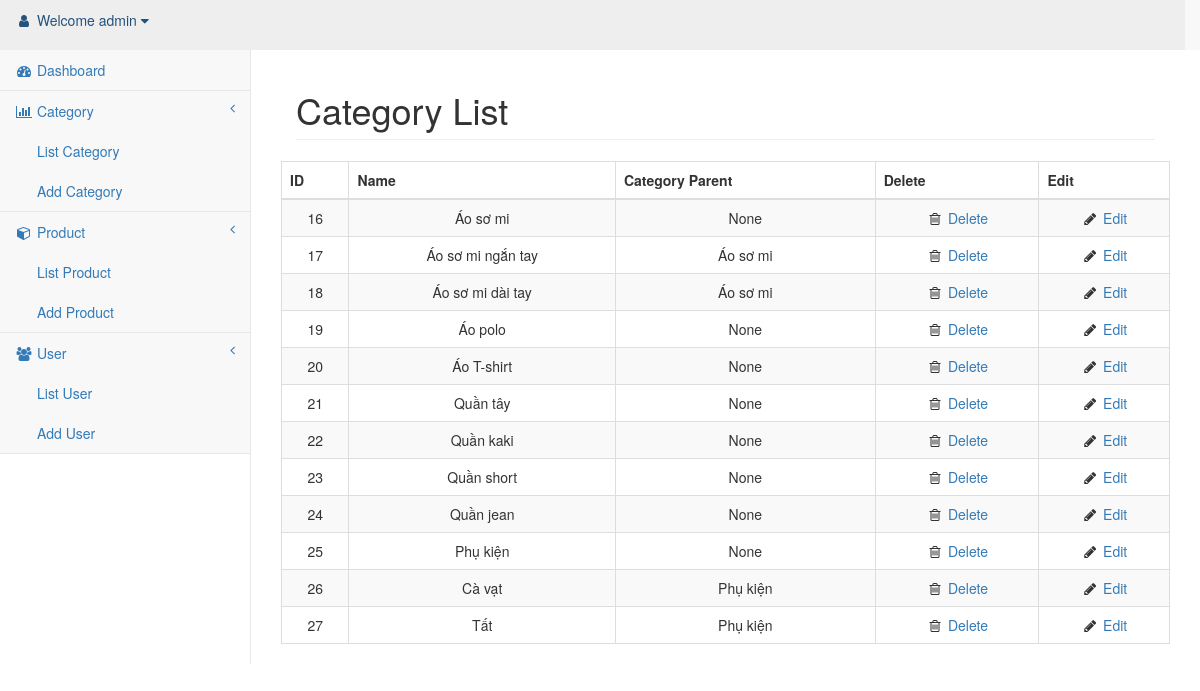
Screenshot of /admin/list_cate.php (signed in) with the database file from the repository.
### tables this page shows
CREATE TABLE `cates` (
  `id` int(10) UNSIGNED NOT NULL,
  `name` varchar(255) NOT NULL,
  `alias` varchar(255) NOT NULL,
  `order` int(11) NOT NULL,
  `parent_id` int(11) NOT NULL,
  `keywords` varchar(255) NOT NULL,
  `description` varchar(255) NOT NULL,
  `created_at` timestamp NOT NULL,
  `updated_at` timestamp NOT NULL
);

### controllers/AdminPageController.php (called while the page is built, shortened)
<?php
require_once("../models/Cate.php");
class AdminPageController{
	public function viewListCatePage(){
		$cates = Cate::getAllCate();
		include_once('../views/admin/pages/list_cate.php');
	}
}
?>

### models/Cate.php (called while the page is built, shortened)
<?php
require_once(dirname(__DIR__)."/models/Database.php");
class Cate {
	public static function getAllCate() {
		$sql="select * from cates";
		$cates = Database::selectAll($sql);
		return $cates;
	}
	public static function getParentName($parent_id){
		$sql="select name from cates where id='".$parent_id."'";
		$parent_name= Database::select($sql);
		return $parent_name['name'];
	}
}
?>

### models/Database.php (called while the page is built, shortened)
<?php
class Database{
	private static $conn=null;
	private static function connect(){
		$dbInfo = "mysql:host=127.0.0.1;dbname=online_shop";
		$sqlUsername = "root";
		$sqlPassword = "123456";
		try {
			self::$conn = new PDO($dbInfo,$sqlUsername,$sqlPassword);
			self::$conn->setAttribute(PDO::ATTR_ERRMODE,PDO::ERRMODE_EXCEPTION);
			self::$conn->query('SET NAMES "utf8"');
		} catch (PDOException $e) {
			echo "Failed to connect to database". $e->getMessage();
		}
	}
	public static function select($sql){
		self::connect();
		$stmt=self::$conn->prepare($sql);
		$stmt->execute();
		$stmt->setFetchMode(PDO::FETCH_ASSOC);
		$result = $stmt->fetch();
		return $result;
	}
	public static function selectAll($sql){
		self::connect();
		$stmt=self::$conn->prepare($sql);
		$stmt->execute();
		$stmt->setFetchMode(PDO::FETCH_ASSOC);
		$result = $stmt->fetchAll();
		self::$conn=null;
		return $result;
	}
}
?>

### views/admin/pages/list_cate.php (the view)
<table class="table table-striped table-bordered table-hover" id="dataTables-example">
    <thead>
        <tr align="center">
            <th>ID</th>
            <th>Name</th>
            <th>Category Parent</th>
            <th>Delete</th>
            <th>Edit</th>
        </tr>
    </thead>
    <tbody>
        <?php foreach($cates as $cate){ ?>
        <tr class="odd gradeX" align="center">
            <td><?php echo $cate["id"] ?></td>
            <td><?php echo $cate["name"] ?></td>
            <td>
                <?php
                if($cate["parent_id"]==0)
                    echo "None";
                else{
                    $parent_name=Cate::getParentName($cate["parent_id"]);
                    echo $parent_name;
                }
                ?>
            </td>
            <td class="center"><i class="fa fa-trash-o  fa-fw"></i><a onclick="return confirm('Are you sure?')"
            <?php echo "href='../routes/admin/delete_cate.php?id=".$cate['id']."'" ?>
            > Delete</a></td>
            <td class="center"><i class="fa fa-pencil fa-fw"></i> <a
            <?php echo "href='edit_cate.php?id=".$cate['id']."'" ?>
            > Edit</a></td>
        </tr>
        <?php } ?>
    </tbody>
</table>

### public/admin/css/sb-admin-2.css (style rules this page uses)
body { background-color: #f8f8f8; }

### rows the page displays
cates: id "16", name "Áo sơ mi", parent_id "None"
cates: id "17", name "Áo sơ mi ngắn tay", parent_name "Áo sơ mi"
cates: id "18", name "Áo sơ mi dài tay", parent_name "Áo sơ mi"
cates: id "19", name "Áo polo", parent_id "None"
cates: id "20", name "Áo T-shirt", parent_id "None"
cates: id "21", name "Quần tây", parent_id "None"
cates: id "22", name "Quần kaki", parent_id "None"
cates: id "23", name "Quần short", parent_id "None"
cates: id "24", name "Quần jean", parent_id "None"
cates: id "25", name "Phụ kiện", parent_id "None"
cates: id "26", name "Cà vạt", parent_name "Phụ kiện"
cates: id "27", name "Tất", parent_name "Phụ kiện"

### other values shown
$_SESSION['username'] "admin"
